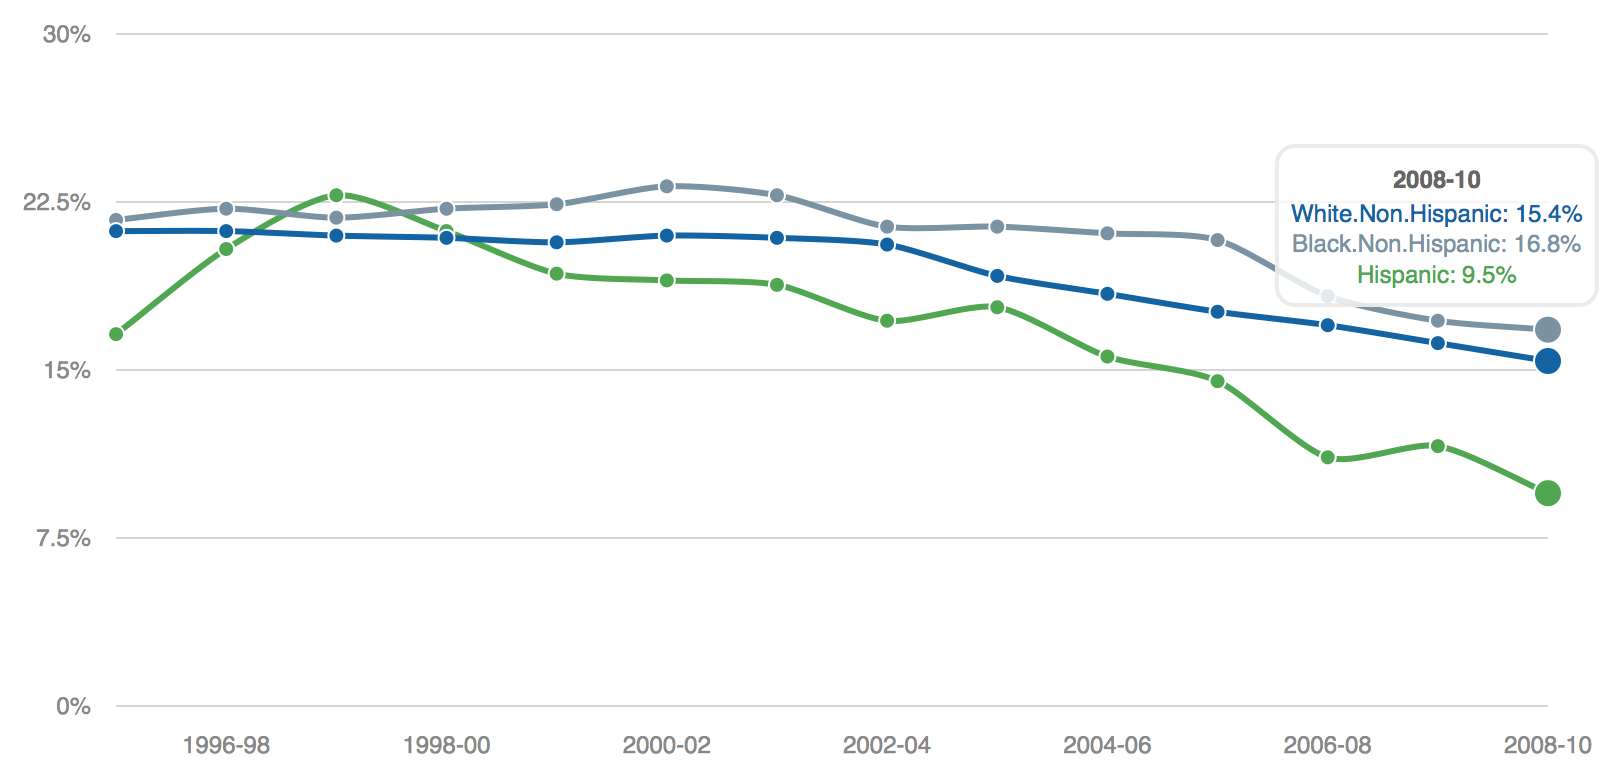

Write R code to recreate this figure.
#Percent_of_Adult_Current_Smokers_by_Sex_and_Race_Ethnicity__1995-2010

setwd( dirname(sys.frame(1)$ofile) )
smokingData <- read.csv(file="Percent_of_Adult_Current_Smokers_by_Sex_and_Race_Ethnicity__1995-2010.csv")

#plot data on graph
print(
  mPlot(
    x='Calendar.Years',
    parseTime = FALSE,
    y=list('White..Non.Hispanic.Smokers',
           'Black..Non.Hispanic.Smokers',
           'Hispanic.Smokers'),
    data = smokingData,
    postUnits = "%",
    type='Line',
    labels=list('White.Non.Hispanic',
                'Black.Non.Hispanic', 
                'Hispanic'),
    xLabels='Calendar.Years'
  )
)
